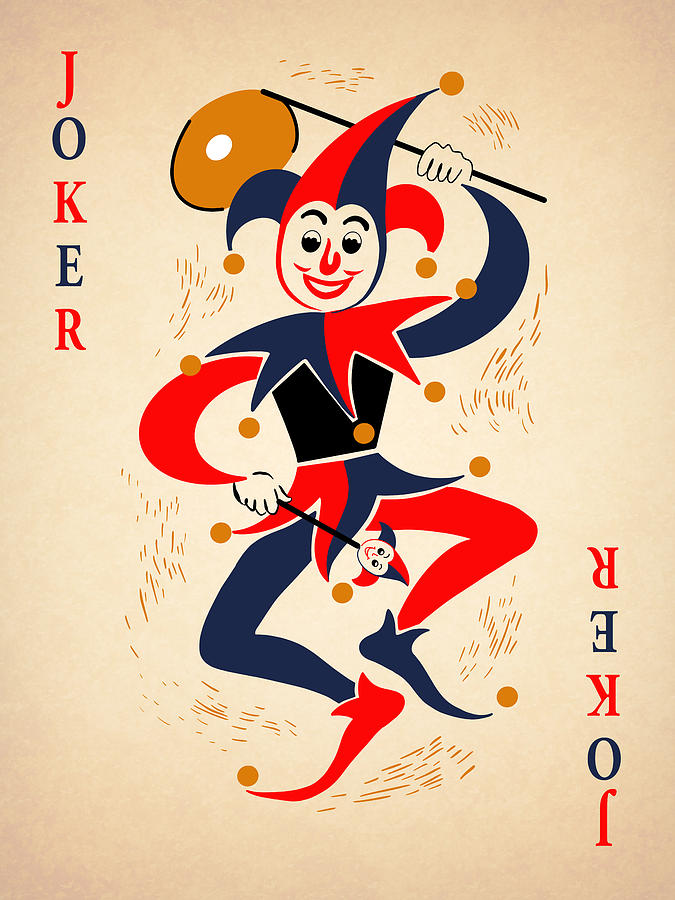
#> input picture images/joker_playingcard.jpg, 675 x 900 px, found by its file name
$ python DiceMapDensity.py   (older library calls are emulated)
#> lines starting #> are read from the running program, lines starting #| are printed output that depends on the picture; after the words box and inside, x2 and y2 are one past the last pixel; in counts of white or black regions, pixels touching at a corner belong together; pictures that were not available may be replaced by others from this repository, and a replacement may not be noted
# -*- coding: utf-8 -*-
"""
Created on Fri Oct  8 13:44:08 2021

@author: Ben3
"""

import numpy as np
import matplotlib.pyplot as plt
from PIL import Image
import os
import skimage.io
import skimage.util

def factor(num):
    factors = []
    for i in range(1, num+1):
        if(num % i) == 0:
            factors.append(i)
    return factors

def RGB2Gray(im):
    assert(im.shape[2] == 3) #3 dimensions
    red_channel = im[:,:,0]
    green_channel = im[:,:,1]
    blue_channel = im[:,:,2]
    imgGray = 0.2989 * red_channel + 0.5870 * green_channel + 0.1140 * blue_channel
    return imgGray

def DiceMap(im, cuts, dice):
    hidx = np.arange(0,im.shape[0],cuts[0])
    widx = np.arange(0,im.shape[1],cuts[1])
    densemap = np.zeros((len(hidx),len(widx)))
    for hcount,h in enumerate(hidx):
        for wcount,w in enumerate(widx):
            d = im[h:h+cuts[0],w:w+cuts[0]]
            densemap[hcount,wcount] = d.sum()/(cuts[0]*cuts[1])

    bins = np.linspace(min(densemap.ravel()),max(densemap.ravel()), 7)
    montage_list = []
    for val in densemap.ravel():
        if (val <= bins[1]) & (val >= bins[0]):
            montage_list.append(dice['one'])
        if (val <= bins[2]) & (val > bins[1]):
            montage_list.append(dice['two'])
        if (val <= bins[3]) & (val > bins[2]):
            montage_list.append(dice['three'])
        if (val <= bins[4]) & (val > bins[3]):
            montage_list.append(dice['four'])
        if (val <= bins[5]) & (val > bins[4]):
            montage_list.append(dice['five'])
        if (val <= bins[6]) & (val > bins[5]):
            montage_list.append(dice['six'])

    return montage_list, densemap.shape


root = "D:\\PYTHON\\dice_project\\"

im_obj = Image.open(os.path.join(root, "images", "joker_playingcard.jpg"))
#> im_obj is the input picture: PIL image 675x900 RGB; mean R, G, B 221.8, 185.1, 157
im_obj_bw = im_obj.convert('1')
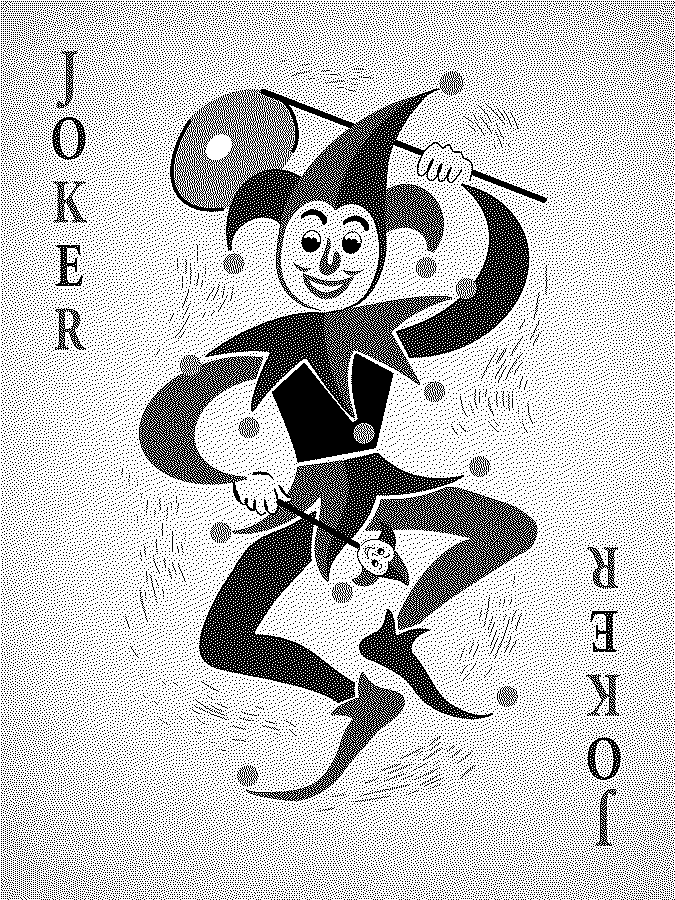
#> im_obj_bw: PIL image 675x900 1; 75.5% white; black in thin lines or dots


im = np.array(im_obj)
im_bw = np.array(im_obj_bw)
print(sorted(list(set(factor(im_bw.shape[0])) & set(factor(im_bw.shape[1])))))
#| [1, 3, 5, 9, 15, 25, 45, 75, 225]
cuts = (9,9)


#imGray = RGB2Gray(im)

dicelabels = ['one','two','three','four','five','six']
dice = {}
for dl in dicelabels:
    im_obj = Image.open(os.path.join(root, "images", "dice", dl + ".gif"))
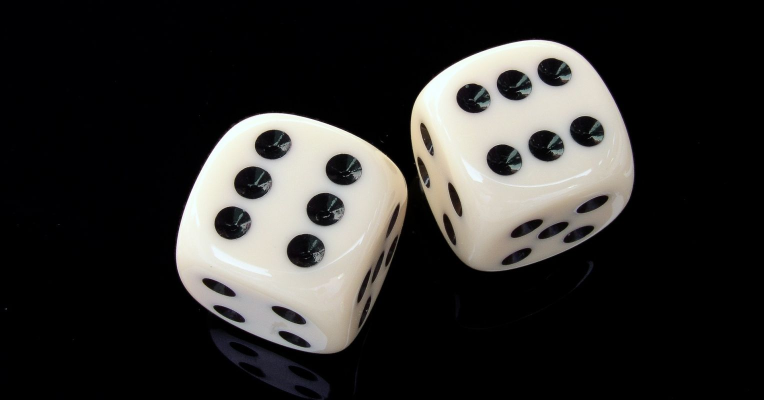
#> input picture images/dice_pic.jpg, 1528 x 800 px, given in place of one.gif, which was not available (shown at 1/2 size)
#> im_obj is the input picture: PIL image 1528x800 RGB; mean R, G, B 47.3, 46.1, 44.3
    im_obj_bw = im_obj.convert('1')
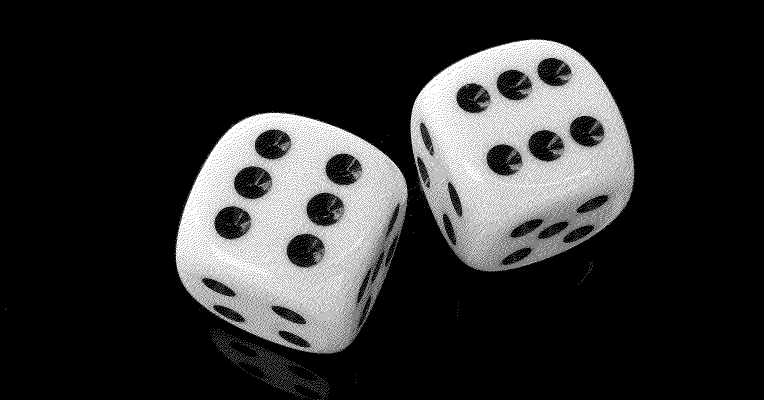
#> im_obj_bw: PIL image 1528x800 1 (shown at 1/2 size); 18.1% white in thin lines or dots, all inside (x1, y1, x2, y2) = (11, 77, 1270, 800)
    dice[dl] = np.array(np.array(im_obj_bw))[38:208,75:245]
#> pass 2 of the loop `for dl in dicelabels:`:
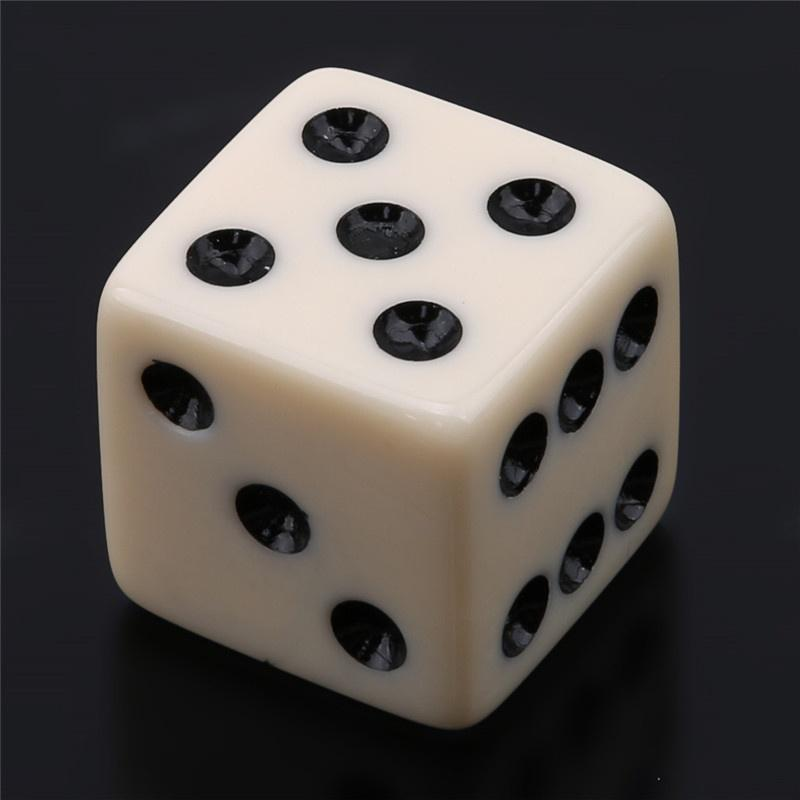
#> input picture images/dice_closeup.jpeg, 800 x 800 px, given in place of two.gif, which was not available
#> im_obj is the input picture: PIL image 800x800 RGB; mean R, G, B 80.9, 76.1, 73.4
#> `im_obj_bw = im_obj.convert('1')`:
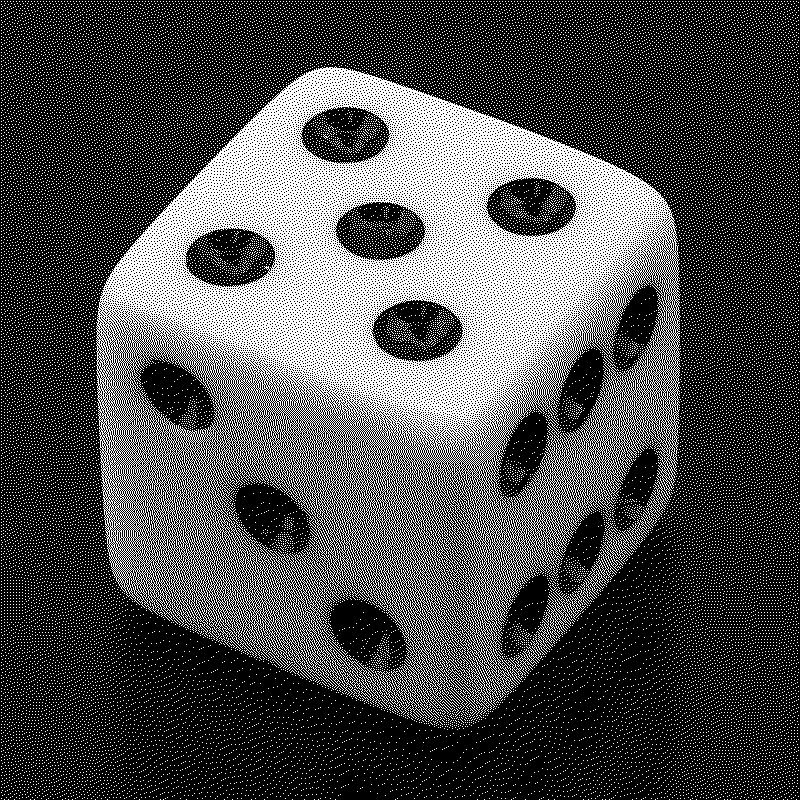
#> im_obj_bw: PIL image 800x800 1; 30% white in thin lines or dots
#> (the run stopped early here; a loop or call above may not have finished)
